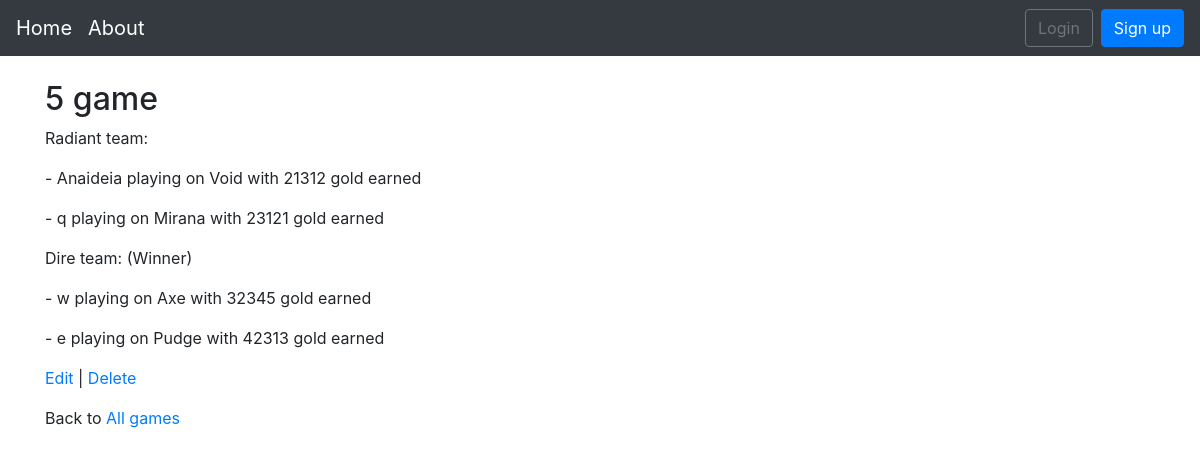
The app's page /games/5/ with its own data.
### games/models.py (models this page shows, shortened)
class Game(models.Model):
	winner = models.SmallIntegerField(choices = SIDE_CHOICES, default = 1) # 1 - radiant, 2 - dire
	date = models.DateField(auto_now=False, auto_now_add=False)
	radiant = models.ForeignKey(Team, on_delete = models.CASCADE, related_name='radiant')
	dire = models.ForeignKey(Team, on_delete = models.CASCADE, related_name='dire')

class Team(models.Model):
	side = models.SmallIntegerField(choices = SIDE_CHOICES, default = 1) # false - radiant, true - dire
	kills = models.SmallIntegerField()
	player1 = models.ForeignKey(RelationsGroupHeroPlayer, on_delete = models.CASCADE, related_name='player1')
	player2 = models.ForeignKey(RelationsGroupHeroPlayer, on_delete = models.CASCADE, related_name='player2')

class RelationsGroupHeroPlayer(models.Model):
	group = models.ForeignKey(Group, on_delete = models.CASCADE)
	hero = models.ForeignKey(Hero, on_delete = models.CASCADE)
	player = models.ForeignKey(Player, on_delete = models.CASCADE)
	networth = models.IntegerField()
	kda = models.FloatField()

class Player(models.Model):
	nickname = models.CharField(max_length = 255)

class Hero(models.Model):
	name = models.CharField(primary_key=True, max_length = 255)
	attribute = models.SmallIntegerField(choices = ATTRIBUTE_CHOICES, default = 1)
	class Meta:
		verbose_name_plural = "Heroes"

### games/views.py (the view)
# urls.py: path('<int:pk>/', views.GameDetailView.as_view(), name="game_detail"),
class GameDetailView(generic.DetailView):
    model = Game
    template_name = 'game_detail.html'
    context_object_name = 'game'

### templates/game_detail.html (shortened to what this page needs)
{% extends 'base.html' %}
{% block content %}
	<div class = "game-entry">
		<h2>{{ game.id }} game</h2>
        <p> Radiant team:
        </p>
    	<p> - {{ game.radiant.player1.player.nickname }} playing on  {{ game.radiant.player1.hero.name }} with {{game.radiant.player1.networth}} gold earned</p>
    	<p> - {{ game.radiant.player2.player.nickname }} playing on  {{ game.radiant.player2.hero.name }} with {{game.radiant.player2.networth}} gold earned</p>
        <p> Dire team:
            {% if game.winner is 2 %}
                (Winner)
            {% endif %}
        </p>
    	<p> - {{ game.dire.player1.player.nickname }} playing on  {{ game.dire.player1.hero.name }} with {{game.dire.player1.networth}} gold earned</p>
    	<p> - {{ game.dire.player2.player.nickname }} playing on  {{ game.dire.player2.hero.name }} with {{game.dire.player2.networth}} gold earned</p>
    </div>
    <p><a href="{% url 'game_edit' game.pk %}"> Edit </a> | <a href="{% url 'game_delete' game.pk %}"> Delete</a></p>
    <p>Back to<a href="{% url 'games_list' %}"> All games </a></p>
{% endblock content %}

### templates/base.html (shortened to what this page needs)
<!DOCTYPE html>
<html lang="en">
	<head>
		<link rel="stylesheet" href="https://maxcdn.bootstrapcdn.com/bootstrap/4.0.0/css/bootstrap.min.css">
	</head>
	<body>
		<nav class="navbar navbar-expand-md navbar-dark bg-dark mb-4">
			<a class="navbar-brand" href="{% url 'home' %}"> Home </a>  <a class="navbar-brand" href="{% url 'about' %}"> About </a>
			<div class="collapse navbar-collapse" id="navbarCollapse">
				{% if user.is_authenticated %}
					<ul class="navbar-nav ml-auto">
						<li class="nav-item">
							<a class="nav-link" href="{% url 'cab' %}"> {{user.username}}
							</a>
						</li>
					</ul>
				{% else %}
					<form class="form-inline ml-auto">
						<a href="{% url 'login' %}" class="btn btn-outline-secondary">Login</a>
						<a href="{% url 'signup' %}" class="btn btn-primary ml-2">Sign up</a>
					</form>
				{% endif %}
			</div>
		</nav>
		<div class="container">
			{% block content %}
			{% endblock %}
		</div>
	</body>
</html>

### records on screen
Game: id "5", radiant.player1.player.nickname "Anaideia", radiant.player1.hero.name "Void", radiant.player1.networth "21312", radiant.player2.player.nickname "q", radiant.player2.hero.name "Mirana", radiant.player2.networth "23121", dire.player1.player.nickname "w", dire.player1.hero.name "Axe", dire.player1.networth "32345", dire.player2.player.nickname "e", dire.player2.hero.name "Pudge", dire.player2.networth "42313"
